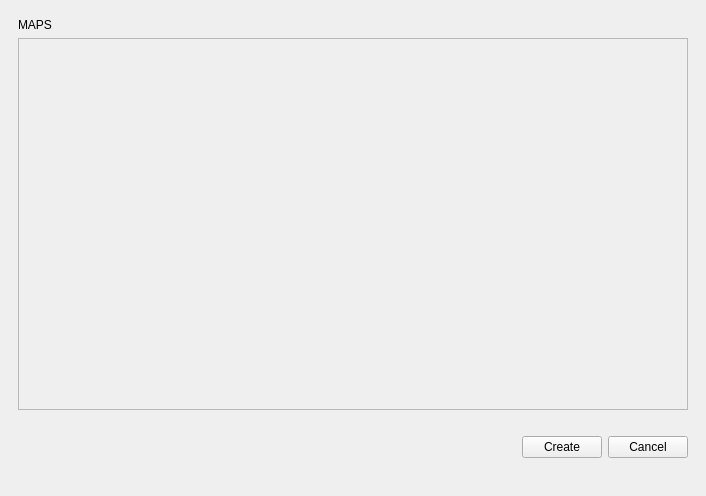
<?xml version="1.0" encoding="UTF-8"?>
<ui version="4.0">
 <class>MainWindow</class>
 <widget class="QMainWindow" name="MainWindow">
  <property name="geometry">
   <rect>
    <x>0</x>
    <y>0</y>
    <width>706</width>
    <height>496</height>
   </rect>
  </property>
  <property name="windowTitle">
   <string>MainWindow</string>
  </property>
  <widget class="QWidget" name="centralwidget">
   <layout class="QVBoxLayout" name="verticalLayout_2">
    <item>
     <widget class="QStackedWidget" name="stackedWidget">
      <property name="currentIndex">
       <number>1</number>
      </property>
      <widget class="QWidget" name="MatchLIstPage">
       <layout class="QVBoxLayout" name="verticalLayout">
        <item>
         <widget class="QLabel" name="Title">
          <property name="text">
           <string>MATCH LIST</string>
          </property>
         </widget>
        </item>
        <item>
         <layout class="QHBoxLayout" name="infolayout">
          <item>
           <widget class="QLabel" name="label_2">
            <property name="text">
             <string>Match</string>
            </property>
            <property name="alignment">
             <set>Qt::AlignCenter</set>
            </property>
           </widget>
          </item>
          <item>
           <widget class="QLabel" name="label_3">
            <property name="text">
             <string>Players</string>
            </property>
            <property name="alignment">
             <set>Qt::AlignCenter</set>
            </property>
           </widget>
          </item>
          <item>
           <widget class="QLabel" name="label">
            <property name="text">
             <string>Status</string>
            </property>
            <property name="alignment">
             <set>Qt::AlignCenter</set>
            </property>
           </widget>
          </item>
         </layout>
        </item>
        <item>
         <widget class="QScrollArea" name="scrollArea">
          <property name="widgetResizable">
           <bool>true</bool>
          </property>
          <property name="alignment">
           <set>Qt::AlignLeading|Qt::AlignLeft|Qt::AlignTop</set>
          </property>
          <widget class="QWidget" name="scrollAreaWidgetContents">
           <property name="geometry">
            <rect>
             <x>0</x>
             <y>0</y>
             <width>668</width>
             <height>175</height>
            </rect>
           </property>
           <layout class="QVBoxLayout" name="verticalLayout_3">
            <item>
             <layout class="QVBoxLayout" name="matchesLayout"/>
            </item>
            <item>
             <spacer name="verticalSpacer_3">
              <property name="orientation">
               <enum>Qt::Vertical</enum>
              </property>
              <property name="sizeHint" stdset="0">
               <size>
                <width>20</width>
                <height>40</height>
               </size>
              </property>
             </spacer>
            </item>
           </layout>
          </widget>
         </widget>
        </item>
        <item>
         <spacer name="verticalSpacer_2">
          <property name="orientation">
           <enum>Qt::Vertical</enum>
          </property>
          <property name="sizeType">
           <enum>QSizePolicy::Fixed</enum>
          </property>
          <property name="sizeHint" stdset="0">
           <size>
            <width>20</width>
            <height>20</height>
           </size>
          </property>
         </spacer>
        </item>
        <item>
         <layout class="QHBoxLayout" name="horizontalLayout">
          <item>
           <widget class="QPushButton" name="SettingsButton">
            <property name="minimumSize">
             <size>
              <width>0</width>
              <height>50</height>
             </size>
            </property>
            <property name="maximumSize">
             <size>
              <width>16777215</width>
              <height>50</height>
             </size>
            </property>
            <property name="text">
             <string>Settings</string>
            </property>
           </widget>
          </item>
          <item>
           <spacer name="horizontalSpacer">
            <property name="orientation">
             <enum>Qt::Horizontal</enum>
            </property>
            <property name="sizeType">
             <enum>QSizePolicy::Expanding</enum>
            </property>
            <property name="sizeHint" stdset="0">
             <size>
              <width>40</width>
              <height>20</height>
             </size>
            </property>
           </spacer>
          </item>
          <item>
           <widget class="QPushButton" name="RefreshButton">
            <property name="enabled">
             <bool>true</bool>
            </property>
            <property name="sizePolicy">
             <sizepolicy hsizetype="Minimum" vsizetype="Expanding">
              <horstretch>0</horstretch>
              <verstretch>0</verstretch>
             </sizepolicy>
            </property>
            <property name="minimumSize">
             <size>
              <width>0</width>
              <height>50</height>
             </size>
            </property>
            <property name="maximumSize">
             <size>
              <width>16777215</width>
              <height>50</height>
             </size>
            </property>
            <property name="text">
             <string>Refresh</string>
            </property>
           </widget>
          </item>
          <item>
           <widget class="QPushButton" name="JoinButton">
            <property name="sizePolicy">
             <sizepolicy hsizetype="Minimum" vsizetype="Expanding">
              <horstretch>0</horstretch>
              <verstretch>0</verstretch>
             </sizepolicy>
            </property>
            <property name="minimumSize">
             <size>
              <width>0</width>
              <height>50</height>
             </size>
            </property>
            <property name="maximumSize">
             <size>
              <width>16777215</width>
              <height>50</height>
             </size>
            </property>
            <property name="text">
             <string>Join</string>
            </property>
           </widget>
          </item>
          <item>
           <widget class="QPushButton" name="NewButton">
            <property name="sizePolicy">
             <sizepolicy hsizetype="Minimum" vsizetype="Expanding">
              <horstretch>0</horstretch>
              <verstretch>0</verstretch>
             </sizepolicy>
            </property>
            <property name="minimumSize">
             <size>
              <width>0</width>
              <height>50</height>
             </size>
            </property>
            <property name="maximumSize">
             <size>
              <width>16777215</width>
              <height>50</height>
             </size>
            </property>
            <property name="text">
             <string>New</string>
            </property>
           </widget>
          </item>
         </layout>
        </item>
        <item>
         <spacer name="verticalSpacer">
          <property name="orientation">
           <enum>Qt::Vertical</enum>
          </property>
          <property name="sizeType">
           <enum>QSizePolicy::Fixed</enum>
          </property>
          <property name="sizeHint" stdset="0">
           <size>
            <width>20</width>
            <height>20</height>
           </size>
          </property>
         </spacer>
        </item>
       </layout>
      </widget>
      <widget class="QWidget" name="NewMatchPage">
       <layout class="QVBoxLayout" name="verticalLayout_4">
        <item>
         <widget class="QLabel" name="label_4">
          <property name="text">
           <string>MAPS</string>
          </property>
         </widget>
        </item>
        <item>
         <widget class="QScrollArea" name="scrollArea_2">
          <property name="sizePolicy">
           <sizepolicy hsizetype="Expanding" vsizetype="Expanding">
            <horstretch>0</horstretch>
            <verstretch>0</verstretch>
           </sizepolicy>
          </property>
          <property name="widgetResizable">
           <bool>true</bool>
          </property>
          <widget class="QWidget" name="scrollAreaWidgetContents_2">
           <property name="geometry">
            <rect>
             <x>0</x>
             <y>0</y>
             <width>668</width>
             <height>350</height>
            </rect>
           </property>
           <layout class="QVBoxLayout" name="verticalLayout_6">
            <item>
             <layout class="QVBoxLayout" name="mapsLayout"/>
            </item>
            <item>
             <spacer name="verticalSpacer_6">
              <property name="orientation">
               <enum>Qt::Vertical</enum>
              </property>
              <property name="sizeHint" stdset="0">
               <size>
                <width>20</width>
                <height>40</height>
               </size>
              </property>
             </spacer>
            </item>
           </layout>
          </widget>
         </widget>
        </item>
        <item>
         <spacer name="verticalSpacer_4">
          <property name="orientation">
           <enum>Qt::Vertical</enum>
          </property>
          <property name="sizeType">
           <enum>QSizePolicy::Fixed</enum>
          </property>
          <property name="sizeHint" stdset="0">
           <size>
            <width>20</width>
            <height>20</height>
           </size>
          </property>
         </spacer>
        </item>
        <item>
         <layout class="QHBoxLayout" name="horizontalLayout_2">
          <item>
           <spacer name="horizontalSpacer_2">
            <property name="orientation">
             <enum>Qt::Horizontal</enum>
            </property>
            <property name="sizeHint" stdset="0">
             <size>
              <width>40</width>
              <height>20</height>
             </size>
            </property>
           </spacer>
          </item>
          <item>
           <widget class="QPushButton" name="CreateButton">
            <property name="text">
             <string>Create</string>
            </property>
           </widget>
          </item>
          <item>
           <widget class="QPushButton" name="CancelButton">
            <property name="text">
             <string>Cancel</string>
            </property>
           </widget>
          </item>
         </layout>
        </item>
        <item>
         <spacer name="verticalSpacer_5">
          <property name="orientation">
           <enum>Qt::Vertical</enum>
          </property>
          <property name="sizeType">
           <enum>QSizePolicy::Preferred</enum>
          </property>
          <property name="sizeHint" stdset="0">
           <size>
            <width>20</width>
            <height>20</height>
           </size>
          </property>
         </spacer>
        </item>
       </layout>
      </widget>
     </widget>
    </item>
   </layout>
  </widget>
 </widget>
 <resources/>
 <connections/>
</ui>
